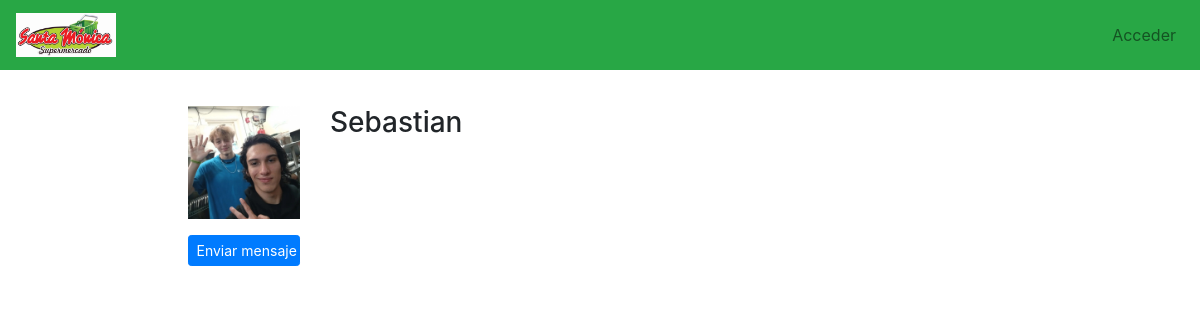
The app's page /profiles/Sebastian/ with its own data.
### registration/models.py (models this page shows)
class Profile(models.Model):
    user = models.OneToOneField(User, on_delete=models.CASCADE)
    avatar = models.ImageField(upload_to=custom_upload_to, null=True, blank=True)
    bio = models.TextField(null=True, blank=True)
    link = models.URLField(max_length=200, null=True, blank=True)
    class Meta:
        ordering = ['user__username']

### profiles/views.py (the view)
# urls.py: path('<username>/', ProfileDetailView.as_view(), name='detail'),
class ProfileDetailView(DetailView):
    model = Profile
    template_name = 'profiles/profile_detail.html'
    def get_object(self):
        return get_object_or_404(Profile, user__username=self.kwargs['username'])

### profiles/templates/profiles/profile_detail.html (shortened to what this page needs)
{% extends 'core/base.html' %}
{% load static %}
{% block content %}
<main role="main">
  <div class="container">
    <div class="row mt-3">
      <div class="col-md-9 mx-auto mb-5">
        <form action="" method="post" enctype="multipart/form-data">{% csrf_token %}
          <div class="row">
            <div class="col-md-2">
              {% if profile.avatar %}
                <img src="{{profile.avatar.url}}" class="img-fluid">
              {% else %}
                <img src="{% static 'registration/img/no-avatar.jpg' %}" class="img-fluid">
              {% endif %}
              {% if request.user != profile.user %}
                <a href="{% url 'messenger:start' profile.user.username %}" class="btn btn-primary btn-sm btn-block mt-3">
                  Enviar mensaje
                </a>
              {% endif %}
            </div>
            <div class="col-md-10">
              <h3>{{profile.user}}</h3>
            </div>
          </div>
        </form>
      </div>
    </div>
  </div>
</main>
{% endblock %}

### core/static/core/css/main.css (style rules this page uses)
main { padding-top: 20px; }
:root { --jumbotron-padding-y: 3rem; }

### records on screen
Profile: avatar (picture), user "Sebastian"
